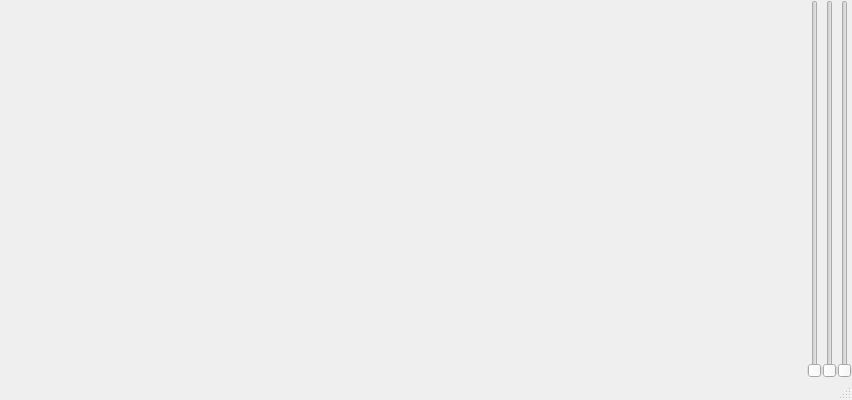
<?xml version="1.0" encoding="UTF-8"?>
<ui version="4.0">
 <class>QVTKWidgetWindowClass</class>
 <widget class="QMainWindow" name="QVTKWidgetWindowClass">
  <property name="geometry">
   <rect>
    <x>0</x>
    <y>0</y>
    <width>852</width>
    <height>400</height>
   </rect>
  </property>
  <property name="windowTitle">
   <string>QVTKWidgetWindow</string>
  </property>
  <widget class="QWidget" name="centralWidget">
   <layout class="QHBoxLayout" name="horizontalLayout">
    <property name="spacing">
     <number>0</number>
    </property>
    <property name="leftMargin">
     <number>0</number>
    </property>
    <property name="topMargin">
     <number>0</number>
    </property>
    <property name="rightMargin">
     <number>0</number>
    </property>
    <property name="bottomMargin">
     <number>0</number>
    </property>
    <item>
     <widget class="QVTKWidget" name="vtkWidget" native="true"/>
    </item>
    <item>
     <widget class="QSlider" name="verticalSlider_1">
      <property name="orientation">
       <enum>Qt::Vertical</enum>
      </property>
     </widget>
    </item>
    <item>
     <widget class="QSlider" name="verticalSlider_2">
      <property name="orientation">
       <enum>Qt::Vertical</enum>
      </property>
     </widget>
    </item>
    <item>
     <widget class="QSlider" name="verticalSlider_3">
      <property name="orientation">
       <enum>Qt::Vertical</enum>
      </property>
     </widget>
    </item>
   </layout>
  </widget>
  <widget class="QMenuBar" name="menuBar">
   <property name="geometry">
    <rect>
     <x>0</x>
     <y>0</y>
     <width>852</width>
     <height>22</height>
    </rect>
   </property>
  </widget>
  <widget class="QStatusBar" name="statusBar"/>
  <action name="action_O_Open">
   <property name="text">
    <string>Open (&amp;O)</string>
   </property>
  </action>
 </widget>
 <layoutdefault spacing="6" margin="11"/>
 <customwidgets>
  <customwidget>
   <class>QVTKWidget</class>
   <extends>QWidget</extends>
   <header>qvtkwidget.h</header>
   <container>1</container>
  </customwidget>
 </customwidgets>
 <resources>
  <include location="QVTKWidgetWindow.qrc"/>
 </resources>
 <connections/>
</ui>
